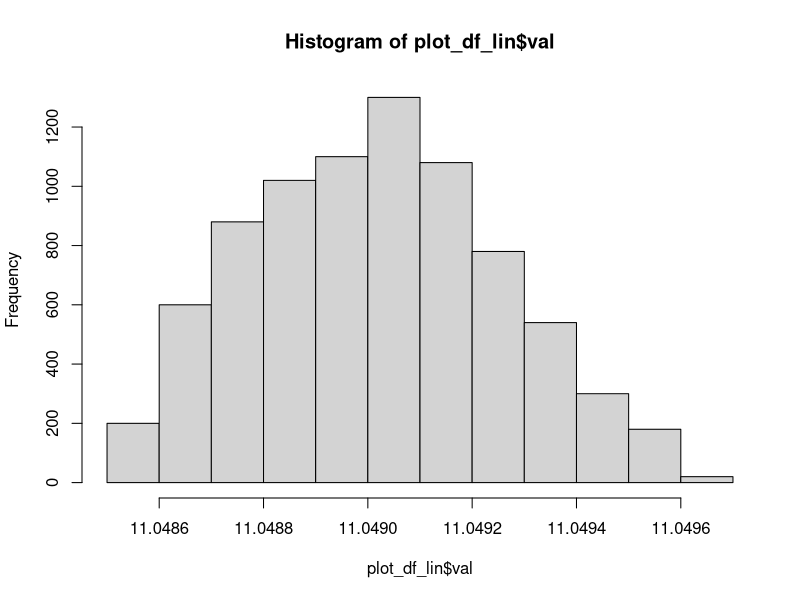
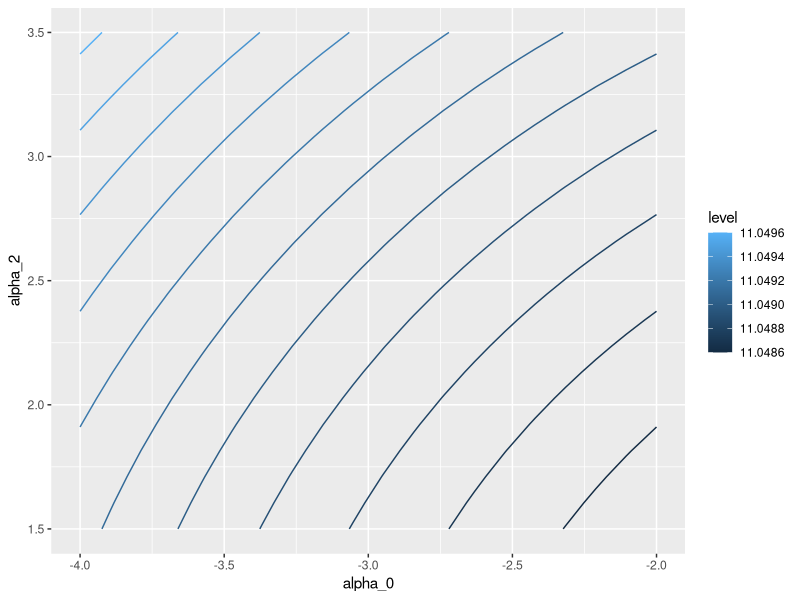

These figures' R source, in order:
library(tidyverse)

log_pooling_lambda <- rep(1 / 2, times = 3)

# phi_vec should contain (phi_{1 \cap 2}, phi_{2 \cap 3}) =
# (alpha_0, alpha_2, rho)

q_pool_log <- function(phi_vec, log = TRUE) {
  log_res <- sum(dnorm(phi_vec[1 : 2], sd = 100, log = TRUE)) * 
    sum(log_pooling_lambda[1 : 2])
  
  log_res <- log_res + dunif(phi_vec[3], min = 0, max = 10, log = TRUE) *
    sum(log_pooling_lambda[2 : 3])
  
  if (log) log_res else exp(log_res)
}

target_log_pooling <- function(phi_vec, log = TRUE) {
  log_res <- q_pool_log(phi_vec)
  log_res <- log_res - 2 * sum(dnorm(phi_vec[1 : 2], sd = 100, log = TRUE))
  log_res <- log_res - 2 * dunif(phi_vec[3], min = 0, max = 10, log = TRUE)
  
  if (log) log_res else exp(log_res)
}

n_plot <- 20

plot_df <- expand.grid(
  alpha_0 = seq(from = -4, to = -2, length.out = n_plot),
  alpha_2 = seq(from = 1.5, to = 3.5, length.out = n_plot),
  rho = seq(from = 2, to = 3, length.out = n_plot)
) %>% 
  mutate(
    val = apply(cbind(alpha_0, alpha_2, rho), 1, target_log_pooling)
  )

exp(-diff(range(plot_df$val)))


# the uniform prior is irrelevant in the linear pooling case, actually I guess
# it was also irrelevant in the log pooling case as well.
# in this example, linear pooling is completely independent of the pooling
# weights, which is kinda interesting.
# with log pooling weights lambda_1 = lambda_2 = 1 / 2, this is exactly the 
# same as log pooling
q_pool_lin <- function(phi_vec, log = TRUE) {

}

target_lin_pooling <- function(phi_vec, log = TRUE) {
  log_res <- -sum(dnorm(phi_vec[1 : 2], mean = 0, sd = 100, log = TRUE))
  if (log) log_res else exp(log_res)
}

plot_df_lin <- expand.grid(
  alpha_0 = seq(from = -4, to = -2, length.out = n_plot),
  alpha_2 = seq(from = 1.5, to = 3.5, length.out = n_plot),
  rho = seq(from = 2, to = 3, length.out = n_plot)
) %>% 
  mutate(
    val = apply(cbind(alpha_0, alpha_2, rho), 1, target_lin_pooling)
  )

exp(-diff(range(plot_df_lin$val)))
hist(plot_df_lin$val)

ggplot(plot_df_lin, aes(x = alpha_0, y = alpha_2, z = val)) +
  geom_contour(aes(colour = after_stat(level)))
